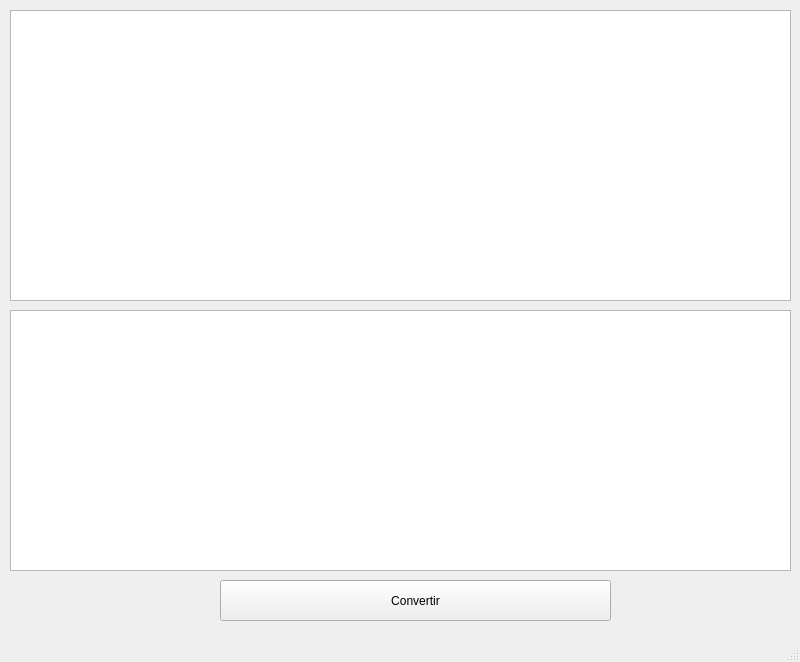
<?xml version="1.0" encoding="UTF-8"?>
<ui version="4.0">
 <class>MainWindow</class>
 <widget class="QMainWindow" name="MainWindow">
  <property name="geometry">
   <rect>
    <x>0</x>
    <y>0</y>
    <width>800</width>
    <height>662</height>
   </rect>
  </property>
  <property name="windowTitle">
   <string>SQL Convertor</string>
  </property>
  <widget class="QWidget" name="centralwidget">
   <widget class="QPlainTextEdit" name="SAI_SQL">
    <property name="geometry">
     <rect>
      <x>10</x>
      <y>10</y>
      <width>781</width>
      <height>291</height>
     </rect>
    </property>
   </widget>
   <widget class="QPlainTextEdit" name="SAI_WD">
    <property name="geometry">
     <rect>
      <x>10</x>
      <y>310</y>
      <width>781</width>
      <height>261</height>
     </rect>
    </property>
   </widget>
   <widget class="QPushButton" name="pushButton">
    <property name="geometry">
     <rect>
      <x>220</x>
      <y>580</y>
      <width>391</width>
      <height>41</height>
     </rect>
    </property>
    <property name="text">
     <string>Convertir</string>
    </property>
   </widget>
  </widget>
  <widget class="QStatusBar" name="statusbar"/>
 </widget>
 <resources/>
 <connections/>
</ui>
